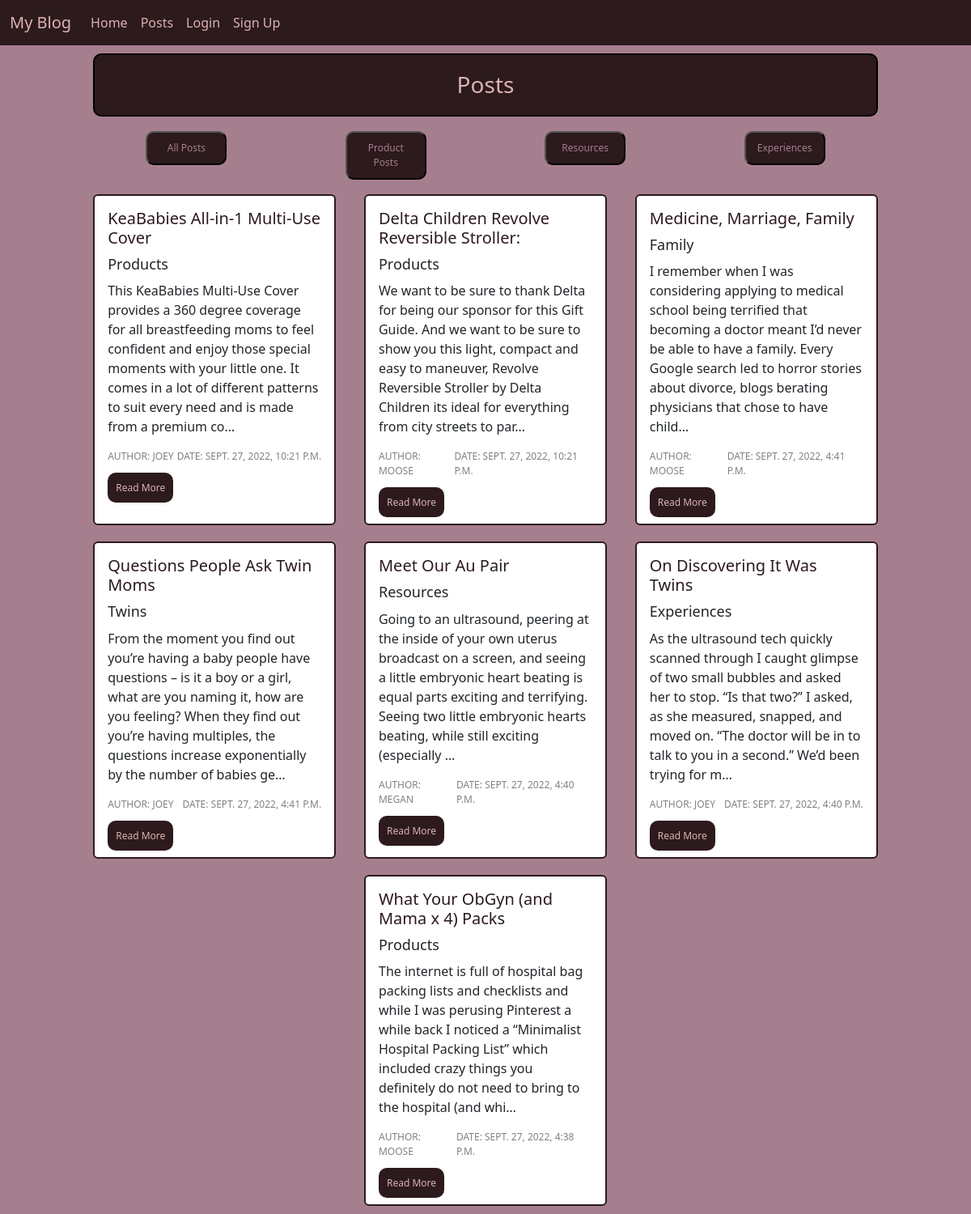
/posts/, run on the app's committed database.
### posts/models.py (models this page shows, shortened)
class Post(models.Model):
    title = models.CharField(max_length=45)
    body = models.TextField()
    category = models.CharField(max_length=45)
    created_on = models.DateTimeField(auto_now_add=True)
    author = models.ForeignKey(
        get_user_model(),
        on_delete=models.CASCADE
    )
    status = models.ForeignKey(
        Status,
        on_delete=models.CASCADE,
        blank=True,
        null=True
    )

### posts/views.py (the view)
# urls.py: path('', PostListView.as_view(), name='list'),
class PostListView(ListView):
    template_name = "posts/list.html"
    model = Post
    def get_context_data(self, **kwargs):
        context = super().get_context_data(**kwargs)
        pending_status = Status.objects.get(name="published")
        context['post_list'] = Post.objects.filter(status=pending_status).order_by('created_on').reverse()
        return context

### templates/posts/list.html (shortened to what this page needs)
{% extends 'base.html' %}
{% load static %}
{% block contents %}
    <h1>Posts</h1>
    <div class="d-flex justify-content-evenly">
        <div class="p-2"><button class="card-btns"><a href="{% url 'list' %}">All Posts</a></button></div>
        <div class="p-2"><button class="card-btns"><a href="{% url 'sale_list' %}">Product Posts</a></button></div>
        <div class="p-2"><button class="card-btns"><a href="{% url 'resource_list' %}">Resources</a></button></div>
        <div class="p-2"><button class="card-btns"><a href="{% url 'experience_list' %}">Experiences</a></button></div>
    </div>
    <div class="list-container">
        {% for post in post_list %}
            <div class="card">
                <div class="card-body">
                    <h5 class="card-title"><a href="{% url 'detail' post.id %}">{{ post.title }}</a></h5>
                    <h6 class="card-subtitle">{{ post.category }}</h6>
                    <p class="card-text">{{ post.body | truncatechars:250 }}</p>
                    <div class="author-div">
                        <p class="card-text">AUTHOR: {{ post.author }}</p>
                        <p class="card-text">DATE: {{ post.created_on }}</p>
                    </div>
                    <a href="{% url 'detail' post.id %}" class="card-btns">Read More</a>
                </div>
            </div>
        {% endfor %}
    </div>
{% endblock contents %}

### static/css/base.css (style rules this page uses)
h1 { text-align: center; background-color: #2C1A1D; color: #DBB3B1; font-size: 28px; margin: 10px auto; padding: 20px; width: 87%; border: 2px solid black; border-radius: 10px; }
.card { width: 300px; margin: 10px auto; text-align: left; border: 2px solid #2C1A1D; }
.list-container { display: flex; flex-direction: row; flex-wrap: wrap; justify-content: space-evenly; width: 90%; text-align: center; margin: 0 auto; }
body { background-color: #A67F8E; }
.card-title a { color: #2C1A1D; text-decoration: none; }
.card-btns { width: 100px; text-decoration: none; text-align: center; padding: 10px; background-color: #2C1A1D; color: #DBB3B1; font-size: 12px; border-radius: 10px; }
.card a { width: 100px; }
.author-div { display: flex; flex-direction: row; font-size: 12px; color: gray; justify-content: space-between; text-transform: uppercase; }
.card-subtitle { font-size: 18px; margin: 10px auto; }
.filter-btns a, .d-flex a { text-decoration: none; color: #A67F8E; }

### data on the page
Post: title "KeaBabies All-in-1 Multi-Use Cover", category "Products", body "This KeaBabies Multi-Use Cover provides a 360 degree coverage for all breastfeeding moms to feel confident and enjoy those special moments with your little one. It comes in a lot of different patterns to suit every need and is made from a premium co…", author "JOEY", created_on "SEPT. 27, 2022, 10:21 P.M."
Post: title "Delta Children Revolve Reversible Stroller:", category "Products", body "We want to be sure to thank Delta for being our sponsor for this Gift Guide. And we want to be sure to show you this light, compact and easy to maneuver, Revolve Reversible Stroller by Delta Children its ideal for everything from city streets to par…", author "MOOSE", created_on "SEPT. 27, 2022, 10:21 P.M."
Post: title "Medicine, Marriage, Family", category "Family", body "I remember when I was considering applying to medical school being terrified that becoming a doctor meant I’d never be able to have a family. Every Google search led to horror stories about divorce, blogs berating physicians that chose to have child…", author "MOOSE", created_on "SEPT. 27, 2022, 4:41 P.M."
Post: title "Questions People Ask Twin Moms", category "Twins", body "From the moment you find out you’re having a baby people have questions – is it a boy or a girl, what are you naming it, how are you feeling? When they find out you’re having multiples, the questions increase exponentially by the number of babies ge…", author "JOEY", created_on "SEPT. 27, 2022, 4:41 P.M."
Post: title "Meet Our Au Pair", category "Resources", body "Going to an ultrasound, peering at the inside of your own uterus broadcast on a screen, and seeing a little embryonic heart beating is equal parts exciting and terrifying. Seeing two little embryonic hearts beating, while still exciting (especially …", author "MEGAN", created_on "SEPT. 27, 2022, 4:40 P.M."
Post: title "On Discovering It Was Twins", category "Experiences", body "As the ultrasound tech quickly scanned through I caught glimpse of two small bubbles and asked her to stop. “Is that two?” I asked, as she measured, snapped, and moved on. “The doctor will be in to talk to you in a second.” We’d been trying for m…", author "JOEY", created_on "SEPT. 27, 2022, 4:40 P.M."
Post: title "What Your ObGyn (and Mama x 4) Packs", category "Products", body "The internet is full of hospital bag packing lists and checklists and while I was perusing Pinterest a while back I noticed a “Minimalist Hospital Packing List” which included crazy things you definitely do not need to bring to the hospital (and whi…", author "MOOSE", created_on "SEPT. 27, 2022, 4:38 P.M."
